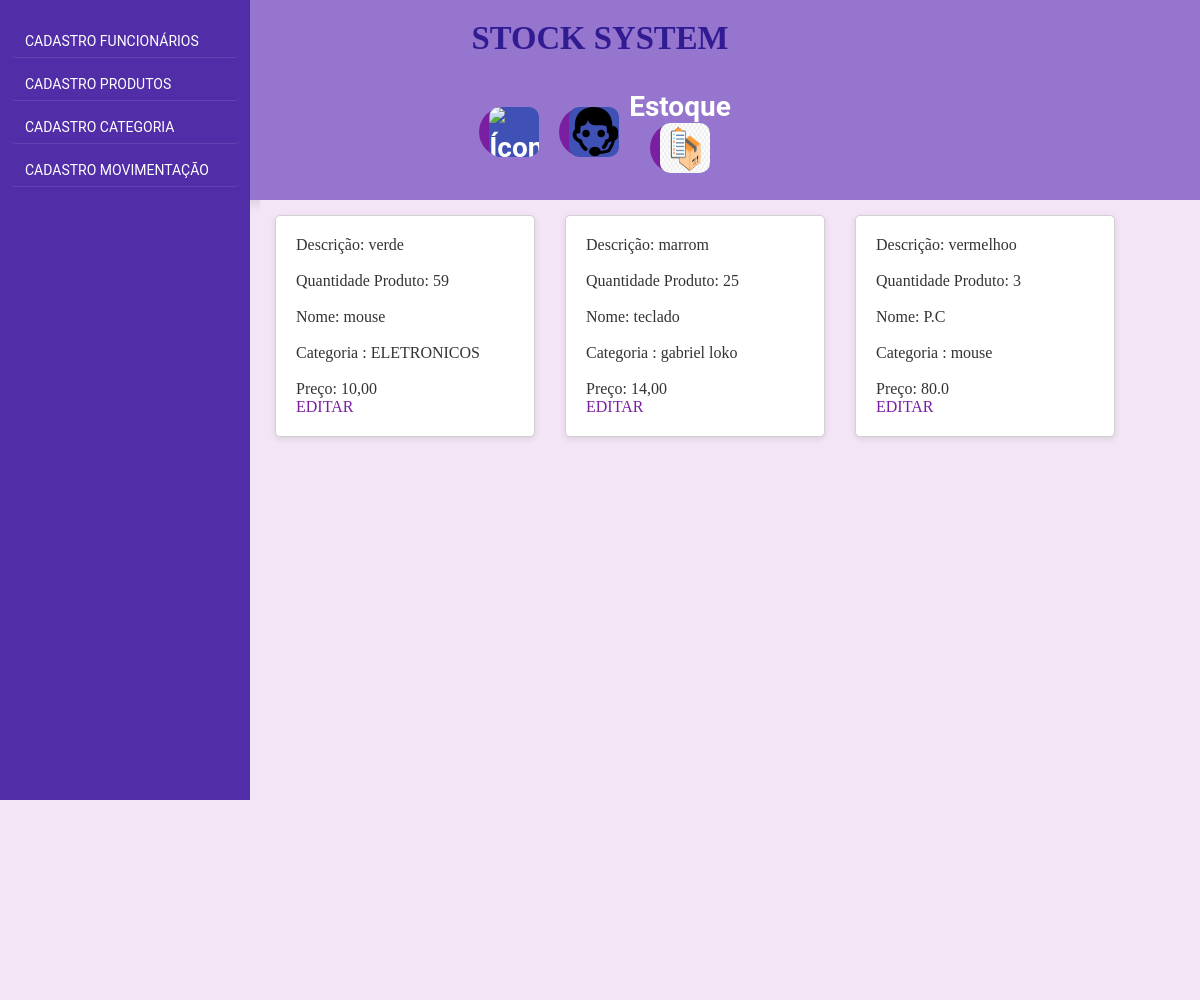
The page /produto on the database as committed earlier.
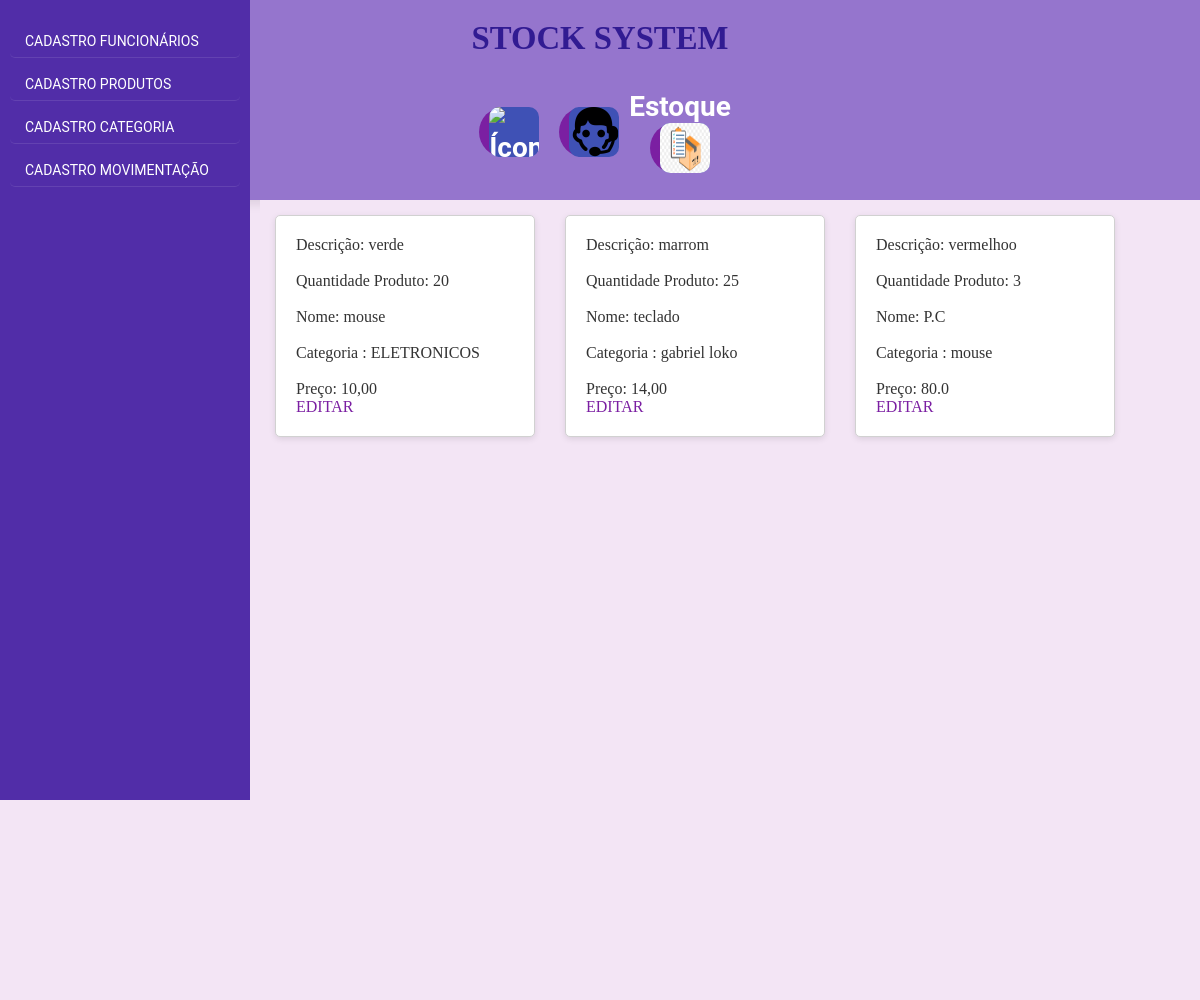
The same page on the database as committed later.
### models.py (models this page shows, shortened)
class Produto(Base):
    __tablename__ = 'produto'
    id = Column(Integer, primary_key=True)
    nome = Column(String(40), nullable=False, index=True)
    descricao = Column(String(80), nullable=False, index=True, )
    quantidade_produto = Column(Integer, nullable=False, )
    preco = Column(Float, nullable=False, index=True)
    categoria_id = Column(String, ForeignKey('categoria.id'))

class Categoria(Base):
    __tablename__ = 'categoria'
    id = Column(Integer, primary_key=True)
    name_categoria = Column(String(20), nullable=False)

### app.py (the view)
@app.route('/produto', methods=['GET'])
def produto():
    sql_produto = select(Produto, Categoria).join(Categoria, Categoria.id == Produto.categoria_id)
    resultado_produto = db_session.execute(sql_produto).fetchall()  # quando é join fetchall invez de de scalars
    return render_template('produto.html',
                           lista_produto=resultado_produto)

### templates/produto.html
{% extends 'template.html' %}
{% block conteudo %}
{% for produto, categoria in lista_produto %}
<div class="conteudo">
    <p> Descrição: {{produto.descricao}} </p><br>
    <p> Quantidade Produto: {{produto.quantidade_produto}}</p> <br>
    <p> Nome: {{produto.nome}}</p> <br>
    <p> Categoria : {{categoria.name_categoria}}</p><br>
    <p> Preço: {{produto.preco}}</p>
    <a href="{{url_for('editar_produto', id_produto=produto.id)}}"> EDITAR</a>
</div>
{% endfor %}
{% endblock conteudo %}

Rows that differ between the two databases and show on the page:
changed Produto "verde": quantidade_produto "59" → "20"
